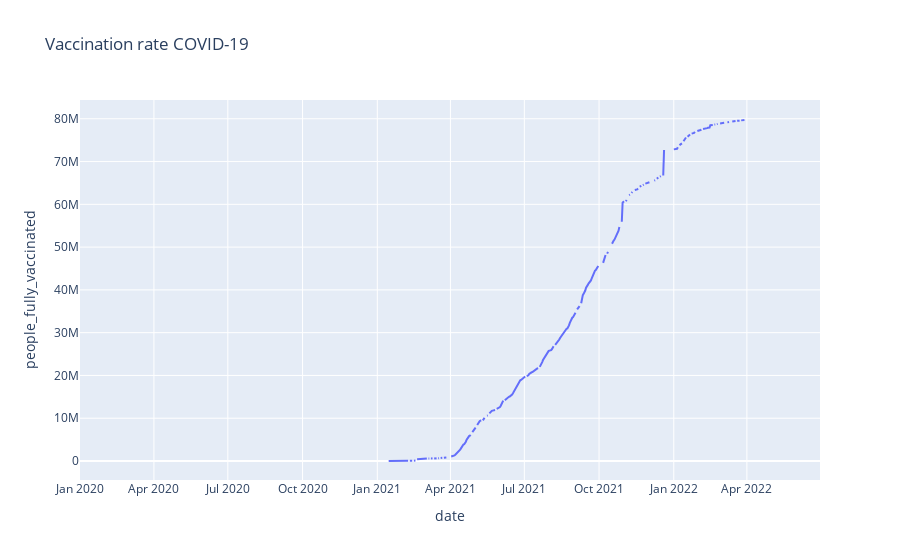

The notebook cell saved with this chart:
### Code cell
import plotly.express as px 


fig=px.line(pd_MEX,x="date",y="people_fully_vaccinated", title='Vaccination rate COVID-19')
fig.show()

### Figure 1 — Plotly figure (JSON) as saved in the notebook; plotly's stock layout.template omitted (floating-point values rounded to 4 significant figures; data arrays with more than 128 entries replaced by an {"elided": "..."} marker saying what was removed)
{"data": [{"hovertemplate": "date=%{x}<br>people_fully_vaccinated=%{y}<extra></extra>", "legendgroup": "", "line": {"color": "#636efa", "dash": "solid"}, "marker": {"symbol": "circle"}, "mode": "lines", "name": "", "orientation": "v", "showlegend": false, "type": "scatter", "x": {"elided": "912 str values"}, "xaxis": "x", "y": {"elided": "912 int values"}, "yaxis": "y"}], "layout": {"legend": {"tracegroupgap": 0}, "title": {"text": "Vaccination rate COVID-19"}, "xaxis": {"anchor": "y", "domain": [0, 1], "title": {"text": "date"}}, "yaxis": {"anchor": "x", "domain": [0, 1], "title": {"text": "people_fully_vaccinated"}}}}
